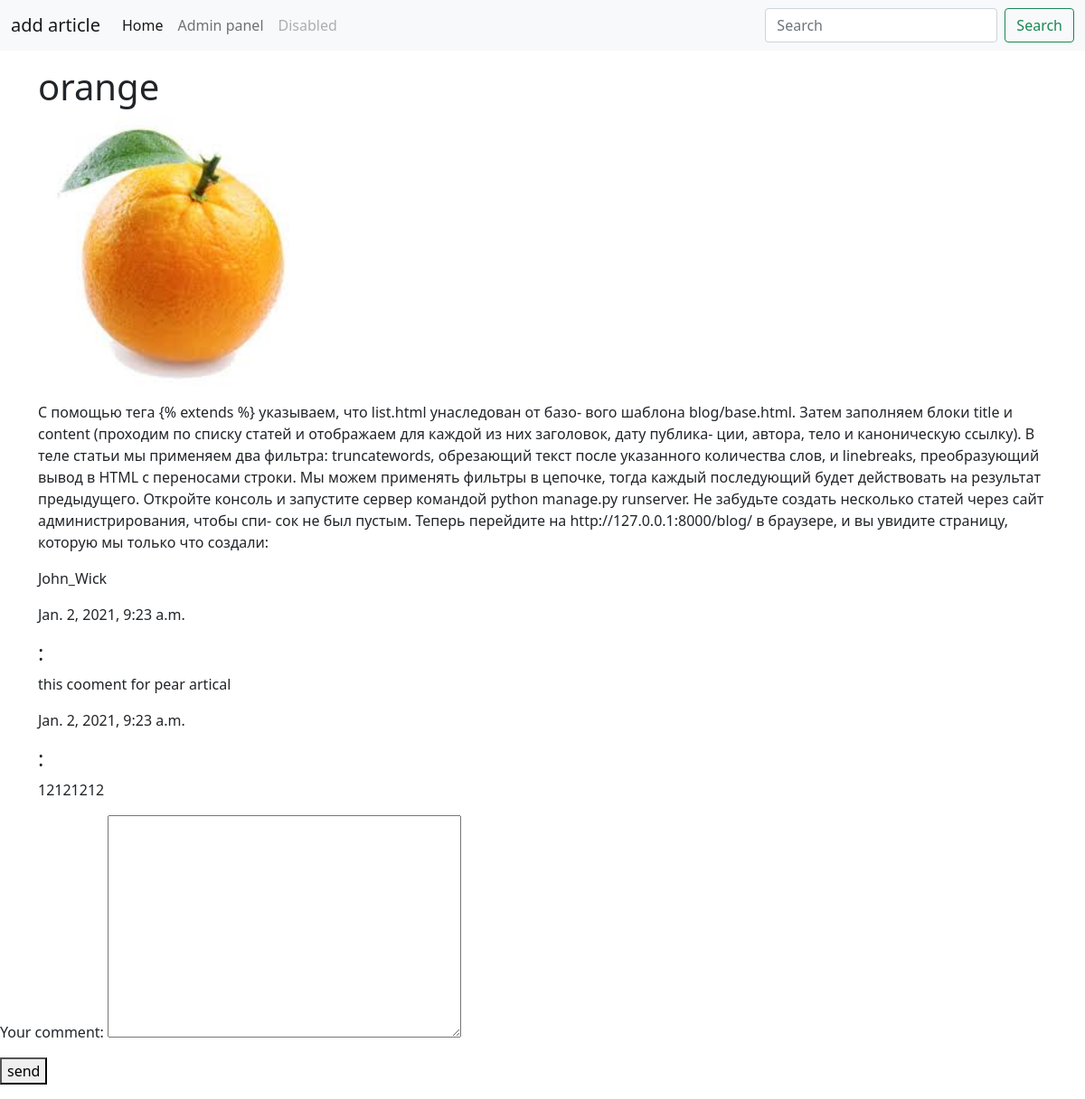
/10, run on an earlier commit of the app's database.
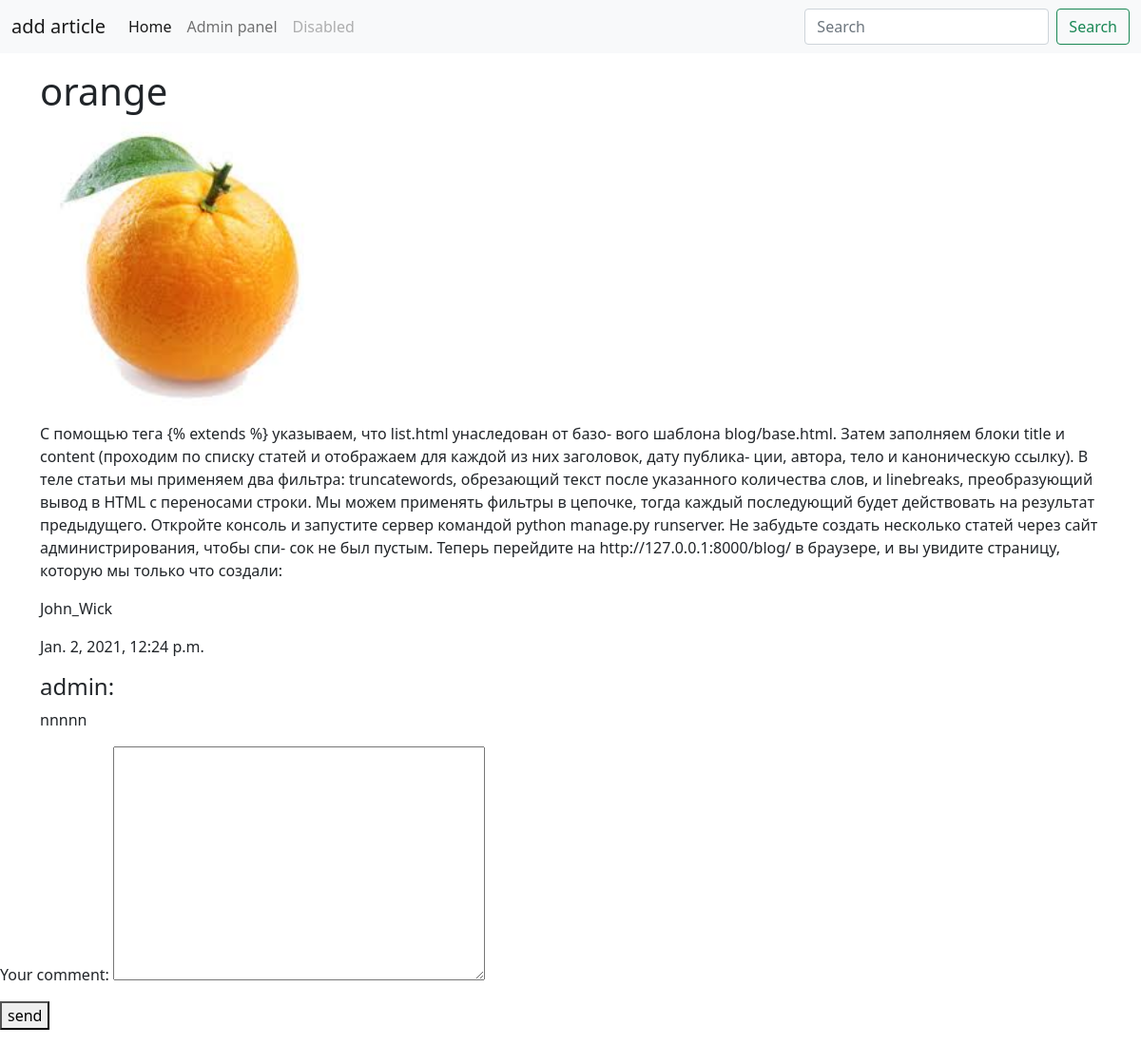
And on a later commit of the database.
### first/models.py (models this page shows, shortened)
class Comment(models.Model):
    post = models.ForeignKey(
        Article, on_delete=models.CASCADE, verbose_name="comments", related_name='comments')
    author = models.ForeignKey(
        User, on_delete=models.CASCADE, verbose_name='author_comm')
    body = models.TextField(max_length=400, verbose_name="your comment")
    date_post = models.DateTimeField(auto_now_add=True)
    date_update = models.DateTimeField(auto_now=True)

### first/views.py (the view)
# urls.py: path('<int:id>', views.artical_page, name='artical_page'),
def artical_page(request, id):
    post = get_object_or_404(Article, id=id, avalaible=True)
    comments = post.comments.filter()
    if request.method == "POST":
        form = CommentForm(request.POST)
        if form.is_valid():
            new_comment = form.save(commit=False)
            new_comment.author = request.user
            new_comment.post = post
            new_comment.save()
            form = CommentForm()
    else:
        form = CommentForm()
    context = {'post': post, 'comments': comments,
               'form': form}
    return render(request, 'first/artical_page.html', context)

### first/forms.py
class CommentForm(ModelForm):
    class Meta:
        model = Comment
        fields = ('body',)

### first/templates/first/artical_page.html
{% extends 'first/base.html' %} {%block content %}
<div class="container">
  <h1>{{post.title}}</h1>
  {% if post.image %}
  <p><img src="{{post.image.url}}" width="300" /></p>
  {% else %}
  <p>NO IMAGE</p>
  {% endif %}
  <p>{{post.body}}</p>
  <p>{{post.author}}</p>
  {% for comment in comments %}
  <p>{{comment.date_post}}</p>
  <strong>
    <h4>{{comment.author}}:</h4>
  </strong>
  <p>{{comment.body}}</p>
  {% endfor %}
</div>
<form action="" method="POST">
  {% csrf_token %} {{form.as_p}}
  <p><button type="submit">send</button></p>
</form>
{% endblock%}

What changed in the data, as far as the page shows it:
removed Comment: date_post "Jan. 2, 2021, 9:23 a.m.", body "this cooment for pear artical"
removed Comment: date_post "Jan. 2, 2021, 9:23 a.m.", body "12121212"
added Comment: date_post "Jan. 2, 2021, 12:24 p.m.", author "admin", body "nnnnn"
